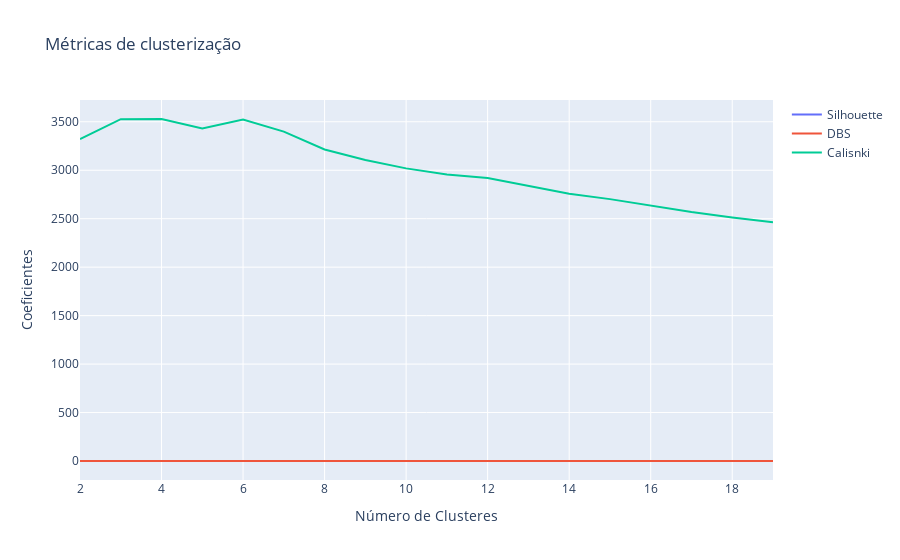

Notebook code cell kept with this figure:
### Code cell
import plotly.graph_objects as go 

trace1 = go.Scatter(x = metricas.n_clusters, y = metricas.s, name = 'Silhouette', mode = 'lines')
trace2 = go.Scatter(x = metricas.n_clusters, y = metricas.dbs, name = 'DBS', mode = 'lines')
trace3 = go.Scatter(x = metricas.n_clusters, y = metricas.calinski, name = 'Calisnki', mode = 'lines')

layout = go.Layout(
    title = 'Métricas de clusterização',
    xaxis_title = 'Número de Clusteres',
    yaxis_title = 'Coeficientes' )

fig = go.Figure([trace1,trace2, trace3], layout)

fig.show()

### Figure 1 — Plotly figure (JSON) as saved in the notebook; plotly's stock layout.template omitted (floating-point values rounded to 4 significant figures)
{"data": [{"mode": "lines", "name": "Silhouette", "type": "scatter", "x": [2, 3, 4, 5, 6, 7, 8, 9, 10, 11, 12, 13, 14, 15, 16, 17, 18, 19], "y": [0.2991, 0.3272, 0.3482, 0.3644, 0.365, 0.3276, 0.3202, 0.3066, 0.3514, 0.3032, 0.3052, 0.2957, 0.2938, 0.3008, 0.2951, 0.2681, 0.2689, 0.2726]}, {"mode": "lines", "name": "DBS", "type": "scatter", "x": [2, 3, 4, 5, 6, 7, 8, 9, 10, 11, 12, 13, 14, 15, 16, 17, 18, 19], "y": [1.518, 1.31, 1.221, 1.076, 1.045, 1.152, 1.145, 1.204, 1.116, 1.139, 1.116, 1.148, 1.169, 1.155, 1.16, 1.19, 1.21, 1.212]}, {"mode": "lines", "name": "Calisnki", "type": "scatter", "x": [2, 3, 4, 5, 6, 7, 8, 9, 10, 11, 12, 13, 14, 15, 16, 17, 18, 19], "y": [3322.0, 3526.0, 3529.0, 3432.0, 3524.0, 3398.0, 3214.0, 3107.0, 3019.0, 2956.0, 2921.0, 2837.0, 2757.0, 2702.0, 2635.0, 2569.0, 2514.0, 2464.0]}], "layout": {"title": {"text": "Métricas de clusterização"}, "xaxis": {"title": {"text": "Número de Clusteres"}}, "yaxis": {"title": {"text": "Coeficientes"}}}}
